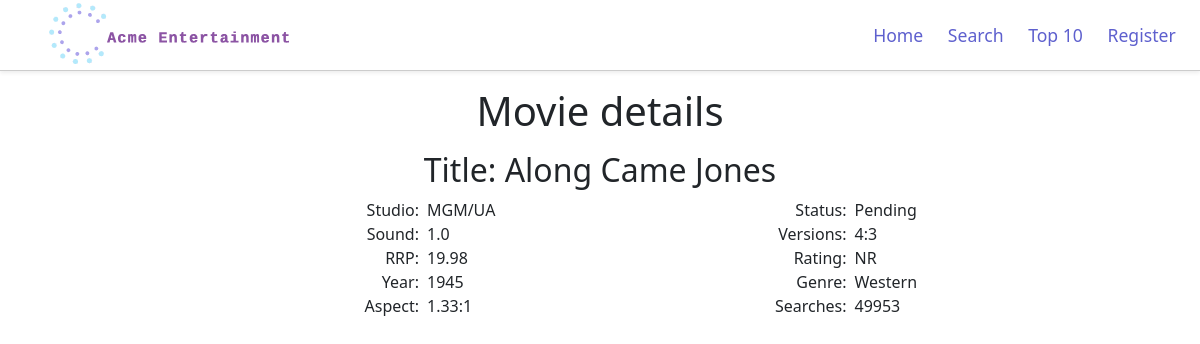
Page /web_files/movie_details.php?id=2073 on the committed database.
### tables this page shows
CREATE TABLE `dvd` (
  `id` int(11) NOT NULL,
  `title` varchar(100) NOT NULL,
  `studio` varchar(24) DEFAULT NULL,
  `status` varchar(16) DEFAULT NULL,
  `sound` varchar(16) DEFAULT NULL,
  `versions` varchar(24) DEFAULT NULL,
  `recommended_retail_price` varchar(8) DEFAULT NULL,
  `rating` varchar(8) DEFAULT NULL,
  `movie_year` varchar(4) DEFAULT NULL,
  `genre` varchar(16) DEFAULT NULL,
  `aspect` varchar(8) DEFAULT NULL,
  `search_count` int(6) DEFAULT NULL,
  `number_of_star_ratings` int(9) NOT NULL DEFAULT 0,
  `total_stars` int(10) NOT NULL DEFAULT 0
);

### web_files/movie_details_script.php (the view, shortened to what this page needs)
<?php
require "connection_script.php";
if (array_key_exists('id', $_GET)) {
    $id = $_GET["id"];
} else {
    echo "Invalid request: id parameter required\n";
    die;
}
$stmt = $conn->prepare(
    '
SELECT
    title, studio, status, sound,
    versions, recommended_retail_price,
    rating, movie_year,
    genre, aspect, search_count
FROM
    `dvd`
WHERE
    id=:id
;
    '
);
$stmt->bindParam(':id', $id);
$stmt->execute();
foreach ($stmt->fetchAll(PDO::FETCH_ASSOC) as $row) {
    $title = htmlspecialchars($row["title"]);
    $studio = $row["studio"];
    $status = $row["status"];
    $sound = $row["sound"];
    $versions = $row["versions"];
    $recommended_retail_price = $row["recommended_retail_price"];
    $rating = $row["rating"];
    $movie_year = $row["movie_year"];
    $genre = $row["genre"];
    $aspect = $row["aspect"];
    $search_count = $row["search_count"];
    echo "<h2 class='text-center'>Title: $title</h2>";
    echo '<div class="details-list container ">';
    echo "
                <div class='row'>
                    <div class='col offset-sm-1 offset-md-2 offset-lg-3'>
                        <label>Studio:  </label>$studio
                    </div>
                    <div class='col'>
                        <label>Status:  </label>$status
                    </div>
                </div>
                <div class='row'>
                    <div class='col offset-sm-1 offset-md-2 offset-lg-3'>
                        <label>Sound:  </label>$sound
                    </div>
                    <div class='col'>
                        <label>Versions:  </label>$versions
                    </div>
                </div>
                <div class='row'>
                    <div class='col offset-sm-1 offset-md-2 offset-lg-3'>
                        <label>RRP:  </label>$recommended_retail_price
                    </div>
                    <div class='col'>
                        <label>Rating:  </label>$rating
                    </div>
                </div>
                <div class='row'>
                    <div class='col offset-sm-1 offset-md-2 offset-lg-3'>
                        <label>Year:  </label>$movie_year
                    </div>
                    <div class='col'>
                        <label>Genre: </label>$genre
                    </div>
                </div>
                <div class='row'>
                    <div class='col offset-sm-1 offset-md-2 offset-lg-3'>
                        <label>Aspect:  </label>$aspect
                    </div>
                    <div class='col'>
                        <label>Searches:  </label>$search_count
                    </div>
                </div>
    ";
}
?>

### web_files/style.css (style rules this page uses)
body { background-color: rgb(255, 255, 255); }
.details-list label { width: 100px; text-align: right; padding-right: 8px; }

### rows in the picture
dvd: title "Along Came Jones", studio "MGM/UA", status "Pending", sound "1.0", versions "4:3", recommended_retail_price "19.98", rating "NR", movie_year "1945", genre "Western", aspect "1.33:1", search_count "49953"
